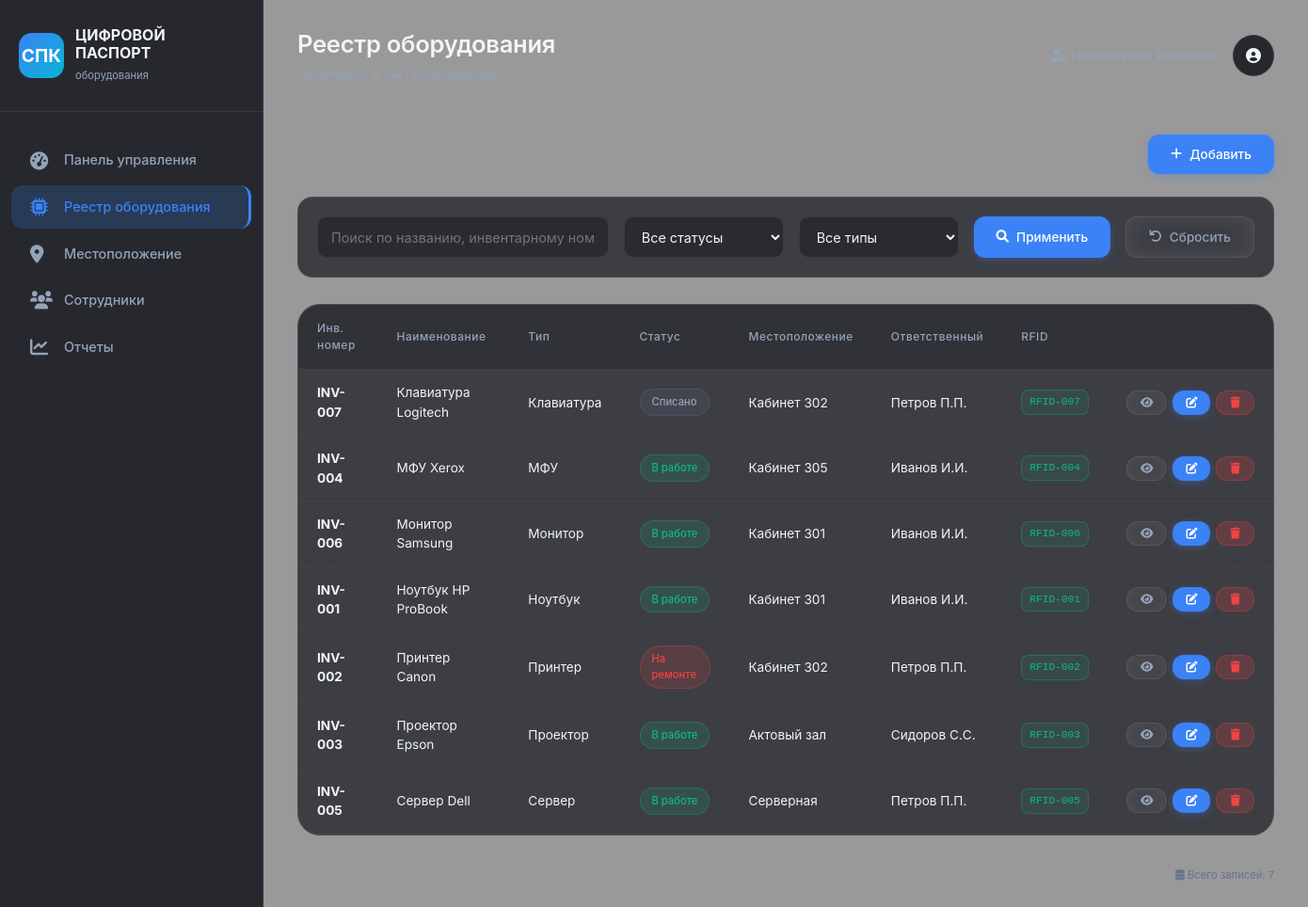
The page /equipment (signed in) on the database its author committed.
### tables this page shows
CREATE TABLE equipment (
                id INTEGER PRIMARY KEY AUTOINCREMENT,
                name TEXT NOT NULL,
                type TEXT NOT NULL,
                inventory_number TEXT UNIQUE NOT NULL,
                rfid_tag TEXT UNIQUE,
                location TEXT,
                status TEXT DEFAULT 'В работе',
                purchase_date TEXT,
                warranty_months INTEGER,
                next_check_date TEXT,
                responsible_person TEXT,
                last_maintenance TEXT,
                notes TEXT,
                price REAL
            );

### app.py (the view)
@app.route('/equipment')
@login_required
def equipment_list():
    db = get_db()
    status = request.args.get('status', '')
    type_filter = request.args.get('type', '')
    search = request.args.get('search', '')
    query = 'SELECT * FROM equipment WHERE 1=1'
    params = []
    if status:
        query += ' AND status = ?'
        params.append(status)
    if type_filter:
        query += ' AND type = ?'
        params.append(type_filter)
    if search:
        query += ' AND (name LIKE ? OR inventory_number LIKE ? OR responsible_person LIKE ?)'
        params.append(f'%{search}%')
        params.append(f'%{search}%')
        params.append(f'%{search}%')
    query += ' ORDER BY name'
    equipments = db.execute(query, params).fetchall()
    types = db.execute('SELECT DISTINCT type FROM equipment ORDER BY type').fetchall()
    return render_template('equipment.html', equipments=equipments, types=types,
                           current_status=status, current_type=type_filter, search_query=search)

### app.py (called while the page is built)
def login_required(f):
    @wraps(f)
    def decorated_function(*args, **kwargs):
        if 'user_id' not in session:
            flash('Пожалуйста, войдите в систему', 'error')
            return redirect(url_for('login'))
        return f(*args, **kwargs)
    return decorated_function

def get_db():
    db = getattr(g, '_database', None)
    if db is None:
        db = g._database = sqlite3.connect(app.config['DATABASE'])
        db.row_factory = sqlite3.Row
    return db

@app.teardown_appcontext
def close_connection(exception):
    db = getattr(g, '_database', None)
    if db is not None:
        db.close()

@app.context_processor
def inject_now():
    return {'now': datetime.now()}

@app.context_processor
def inject_user():
    return {'session': session}

### templates/equipment.html (shortened to what this page needs)
{% extends "base.html" %}
{% block page_title %}Реестр оборудования{% endblock %}
{% block content %}
<div style="display: flex; justify-content: flex-end; margin-bottom: 24px;">
    <a href="{{ url_for('add_equipment') }}" class="btn btn-primary"><i class="fas fa-plus"></i> Добавить</a>
</div>
<div class="filters-bar">
    <form method="get" style="display: flex; gap: 16px; flex-wrap: wrap;">
        <input type="text" name="search" class="form-control" placeholder="Поиск по названию, инвентарному номеру..." value="{{ search_query }}" style="flex: 2;">
        <select name="status" class="form-control" style="flex: 1;">
            <option value="">Все статусы</option>
        </select>
        <select name="type" class="form-control" style="flex: 1;">
            <option value="">Все типы</option>
        </select>
        <button type="submit" class="btn btn-primary"><i class="fas fa-search"></i> Применить</button>
        <a href="{{ url_for('equipment_list') }}" class="btn btn-outline"><i class="fas fa-undo"></i> Сбросить</a>
    </form>
</div>
<div class="table-container">
    <table class="data-table">
        <thead>
            <tr>
                <th>Инв. номер</th><th>Наименование</th><th>Тип</th><th>Статус</th>
                <th>Местоположение</th><th>Ответственный</th><th>RFID</th><th></th>
            </tr>
        </thead>
        <tbody>
            {% for item in equipments %}
            <tr>
                <td><strong>{{ item.inventory_number }}</strong></td>
                <td>{{ item.name }}</td>
                <td>{{ item.type }}</td>
                <td>
                    {% if item.status == 'В работе' %}
                        <span class="status status-working">{{ item.status }}</span>
                    {% elif item.status == 'На ремонте' %}
                        <span class="status status-repair">{{ item.status }}</span>
                    {% elif item.status == 'На складе' %}
                        <span class="status status-storage">{{ item.status }}</span>
                    {% else %}
                        <span class="status status-written-off">{{ item.status }}</span>
                    {% endif %}
                </td>
                <td>{{ item.location or '—' }}</td>
                <td>{{ item.responsible_person or '—' }}</td>
                <td>{% if item.rfid_tag %}<span class="rfid">{{ item.rfid_tag }}</span>{% else %}—{% endif %}</td>
                <td>
                    <div style="display: flex; gap: 6px;">
                        <a href="{{ url_for('equipment_detail', equip_id=item.id) }}" class="btn btn-outline btn-sm" title="Детали">
                            <i class="fas fa-eye"></i>
                        </a>
                        <a href="{{ url_for('edit_equipment', equip_id=item.id) }}" class="btn btn-primary btn-sm" title="Изменить">
                            <i class="fas fa-edit"></i>
                        </a>
                        <form action="{{ url_for('delete_equipment', equip_id=item.id) }}" method="post" style="display: inline;">
                            <button type="submit" class="btn btn-danger btn-sm" title="Удалить" onclick="return confirm('Удалить оборудование?')">
                                <i class="fas fa-trash"></i>
                            </button>
                        </form>
                    </div>
                </td>
            </tr>
            {% else %}
            <tr><td colspan="8" style="text-align: center; padding: 40px;">Нет оборудования</td></tr>
            {% endfor %}
        </tbody>
    </table>
</div>
<div style="margin-top: 16px; text-align: right;">
    <span class="stat-trend"><i class="fas fa-database"></i> Всего записей: {{ equipments|length }}</span>
</div>
{% endblock %}

### templates/base.html (shortened to what this page needs)
<!DOCTYPE html>
<html lang="ru">
<head>
    <link rel="stylesheet" href="{{ url_for('static', filename='style.css') }}">
    <link rel="stylesheet" href="https://cdnjs.cloudflare.com/ajax/libs/font-awesome/6.0.0-beta3/css/all.min.css">
</head>
<body>
    <div class="app-container">
        <aside class="sidebar">
            <div class="sidebar-header">
                <div class="logo-icon">СПК</div>
                <div class="logo-text">
                    <h2>ЦИФРОВОЙ<br>ПАСПОРТ</h2>
                    <span>оборудования</span>
                </div>
            </div>
            <nav class="sidebar-nav">
                <ul>
                    <li><a href="{{ url_for('index') }}" {% if request.endpoint == 'index' %}class="active"{% endif %}><i class="fas fa-tachometer-alt"></i><span>Панель управления</span></a></li>
                    <li><a href="{{ url_for('equipment_list') }}" {% if request.endpoint == 'equipment_list' %}class="active"{% endif %}><i class="fas fa-microchip"></i><span>Реестр оборудования</span></a></li>
                    <li><a href="{{ url_for('locations') }}" {% if request.endpoint == 'locations' %}class="active"{% endif %}><i class="fas fa-map-marker-alt"></i><span>Местоположение</span></a></li>
                    <li><a href="{{ url_for('employees') }}" {% if request.endpoint == 'employees' %}class="active"{% endif %}><i class="fas fa-users"></i><span>Сотрудники</span></a></li>
                    <li><a href="{{ url_for('reports') }}" {% if request.endpoint == 'reports' %}class="active"{% endif %}><i class="fas fa-chart-line"></i><span>Отчеты</span></a></li>
                </ul>
            </nav>
        </aside>
        <main class="main-content">
            <div class="top-bar">
                <div class="page-title">
                    <h1>{% block page_title %}Панель управления{% endblock %}</h1>
                    <p>Мониторинг и учёт оборудования</p>
                </div>
                <div class="user-info">
                    <span><i class="fas fa-user-shield"></i> {{ session.get('full_name', 'Администратор') }}</span>
                    <div class="user-icon" onclick="toggleUserMenu()">
                        <i class="fas fa-user-circle"></i>
                    </div>
                </div>
            </div>
            {% block content %}{% endblock %}
        </main>
    </div>
</body>
</html>

### rows shown on the page
equipment: inventory_number "INV-007", name "Клавиатура Logitech", type "Клавиатура", status "Списано", location "Кабинет 302", responsible_person "Петров П.П.", rfid_tag "RFID-007"
equipment: inventory_number "INV-004", name "МФУ Xerox", type "МФУ", status "В работе", location "Кабинет 305", responsible_person "Иванов И.И.", rfid_tag "RFID-004"
equipment: inventory_number "INV-006", name "Монитор Samsung", type "Монитор", status "В работе", location "Кабинет 301", responsible_person "Иванов И.И.", rfid_tag "RFID-006"
equipment: inventory_number "INV-001", name "Ноутбук HP ProBook", type "Ноутбук", status "В работе", location "Кабинет 301", responsible_person "Иванов И.И.", rfid_tag "RFID-001"
equipment: inventory_number "INV-002", name "Принтер Canon", type "Принтер", status "На ремонте", location "Кабинет 302", responsible_person "Петров П.П.", rfid_tag "RFID-002"
equipment: inventory_number "INV-003", name "Проектор Epson", type "Проектор", status "В работе", location "Актовый зал", responsible_person "Сидоров С.С.", rfid_tag "RFID-003"
equipment: inventory_number "INV-005", name "Сервер Dell", type "Сервер", status "В работе", location "Серверная", responsible_person "Петров П.П.", rfid_tag "RFID-005"

### other values the page prints
{{ equipments|length }} "7"
